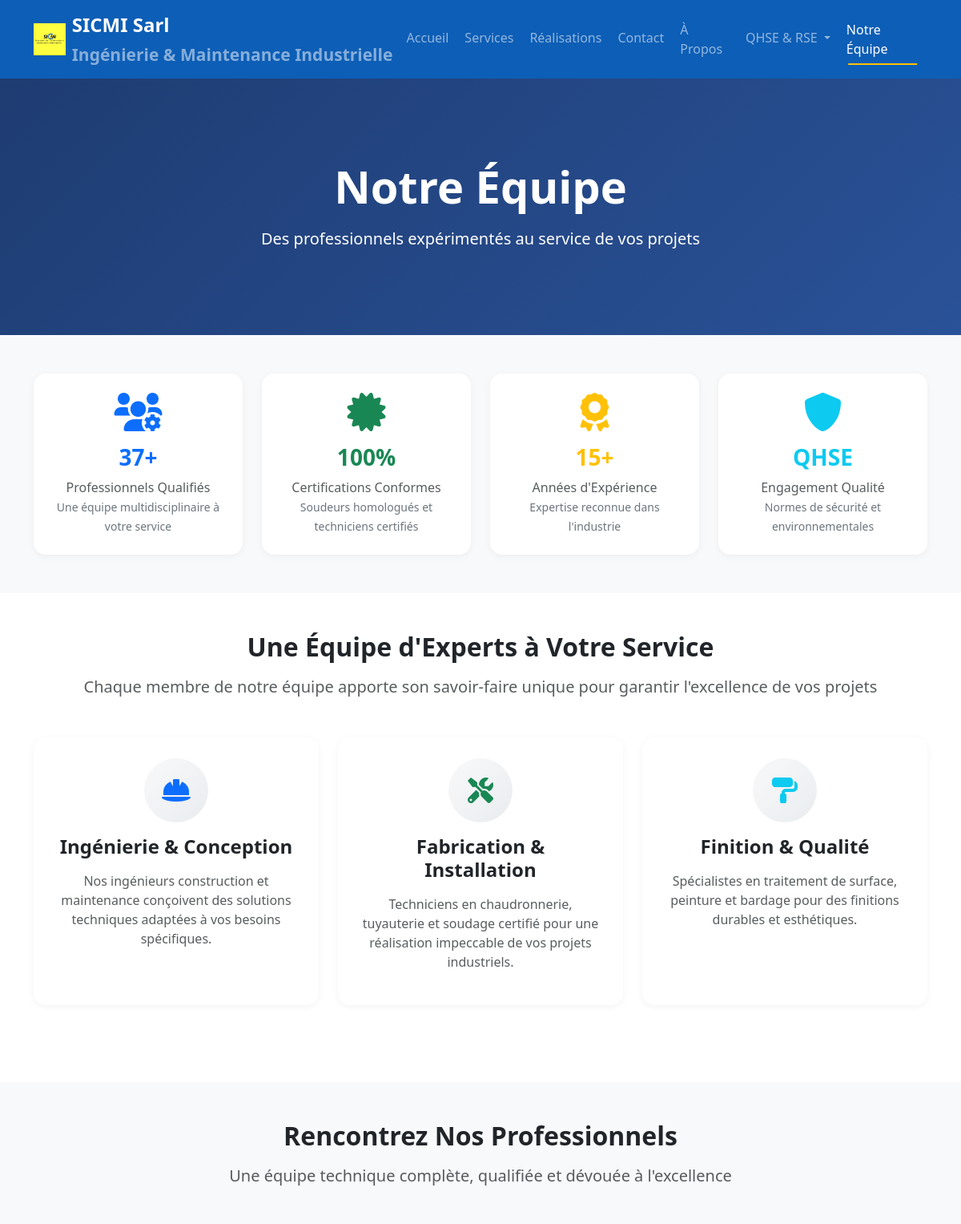
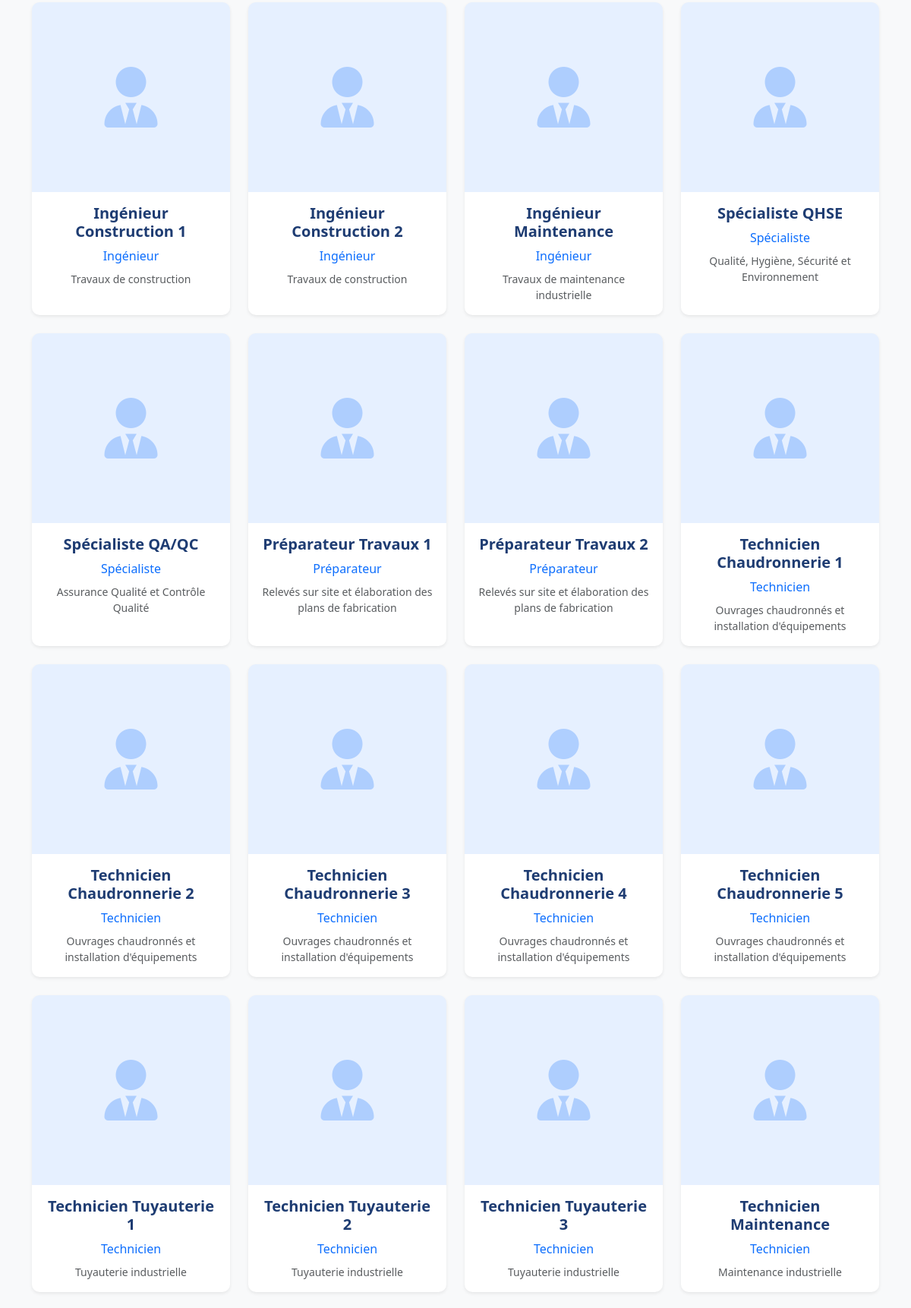
Page /equipe/ (upper part) on the committed database (2 pictures, top to bottom).
### sicmi_app/models.py (models this page shows, shortened)
class TeamMember(models.Model):
    name = models.CharField(max_length=100)
    position = models.CharField(max_length=100)
    specialization = models.CharField(max_length=200)
    image = models.ImageField(upload_to='team/', max_length=500, blank=True, null=True)
    order = models.IntegerField(default=0)
    class Meta:
        ordering = ['order', 'name']

### sicmi_app/views.py (the view)
# urls.py: path('equipe/', views.team, name='team'),
def team(request):
    team_members = TeamMember.objects.all()
    context = {
        'team_members': team_members,
    }
    return render(request, 'team.html', context)

### templates/team.html (shortened to what this page needs)
{% extends 'base.html' %}
{% load static %}
{% block content %}
<section class="hero-section position-relative text-white d-flex align-items-center" style="background: linear-gradient(135deg, #1e3c72 0%, #2a5298 100%); min-height: 40vh;">
    <div class="container text-center">
        <h1 class="display-4 fw-bold mb-3">Notre Équipe</h1>
        <p class="lead mb-0">
            Des professionnels expérimentés au service de vos projets
        </p>
    </div>
</section>
<section class="py-5 bg-light">
    <div class="container">
        <div class="row text-center g-4">
            <div class="col-lg-3 col-md-6">
                <div class="trust-card p-4">
                    <div class="trust-icon mb-3">
                        <i class="fas fa-users-cog fa-3x text-primary"></i>
                    </div>
                    <h3 class="fw-bold text-primary mb-2">37+</h3>
                    <p class="text-muted mb-0">Professionnels Qualifiés</p>
                    <small class="text-secondary">Une équipe multidisciplinaire à votre service</small>
                </div>
            </div>
            <div class="col-lg-3 col-md-6">
                <div class="trust-card p-4">
                    <div class="trust-icon mb-3">
                        <i class="fas fa-certificate fa-3x text-success"></i>
                    </div>
                    <h3 class="fw-bold text-success mb-2">100%</h3>
                    <p class="text-muted mb-0">Certifications Conformes</p>
                    <small class="text-secondary">Soudeurs homologués et techniciens certifiés</small>
                </div>
            </div>
            <div class="col-lg-3 col-md-6">
                <div class="trust-card p-4">
                    <div class="trust-icon mb-3">
                        <i class="fas fa-award fa-3x text-warning"></i>
                    </div>
                    <h3 class="fw-bold text-warning mb-2">15+</h3>
                    <p class="text-muted mb-0">Années d'Expérience</p>
                    <small class="text-secondary">Expertise reconnue dans l'industrie</small>
                </div>
            </div>
            <div class="col-lg-3 col-md-6">
                <div class="trust-card p-4">
                    <div class="trust-icon mb-3">
                        <i class="fas fa-shield-alt fa-3x text-info"></i>
                    </div>
                    <h3 class="fw-bold text-info mb-2">QHSE</h3>
                    <p class="text-muted mb-0">Engagement Qualité</p>
                    <small class="text-secondary">Normes de sécurité et environnementales</small>
                </div>
            </div>
        </div>
    </div>
</section>
<section class="py-5">
    <div class="container">
        <div class="text-center mb-5">
            <h2 class="fw-bold mb-3">Une Équipe d'Experts à Votre Service</h2>
            <p class="lead text-muted">Chaque membre de notre équipe apporte son savoir-faire unique pour garantir l'excellence de vos projets</p>
        </div>
        <div class="row g-4 mb-5">
            <div class="col-md-4">
                <div class="expertise-card text-center p-4 h-100">
                    <div class="icon-circle mb-3 mx-auto">
                        <i class="fas fa-hard-hat fa-2x text-primary"></i>
                    </div>
                    <h4 class="fw-bold mb-3">Ingénierie & Conception</h4>
                    <p class="text-muted">Nos ingénieurs construction et maintenance conçoivent des solutions techniques adaptées à vos besoins spécifiques.</p>
                </div>
            </div>
            <div class="col-md-4">
                <div class="expertise-card text-center p-4 h-100">
                    <div class="icon-circle mb-3 mx-auto">
                        <i class="fas fa-tools fa-2x text-success"></i>
                    </div>
                    <h4 class="fw-bold mb-3">Fabrication & Installation</h4>
                    <p class="text-muted">Techniciens en chaudronnerie, tuyauterie et soudage certifié pour une réalisation impeccable de vos projets industriels.</p>
                </div>
            </div>
            <div class="col-md-4">
                <div class="expertise-card text-center p-4 h-100">
                    <div class="icon-circle mb-3 mx-auto">
                        <i class="fas fa-paint-roller fa-2x text-info"></i>
                    </div>
                    <h4 class="fw-bold mb-3">Finition & Qualité</h4>
                    <p class="text-muted">Spécialistes en traitement de surface, peinture et bardage pour des finitions durables et esthétiques.</p>
                </div>
            </div>
        </div>
    </div>
</section>
<section class="py-5 bg-light">
    <div class="container">
        <div class="text-center mb-5">
            <h2 class="fw-bold mb-3">Rencontrez Nos Professionnels</h2>
            <p class="lead text-muted">Une équipe technique complète, qualifiée et dévouée à l'excellence</p>
        </div>
        {% if team_members %}
        <div class="row g-4">
            {% for member in team_members %}
            <div class="col-lg-3 col-md-4 col-sm-6">
                <div class="card h-100 border-0 shadow-sm team-member-card">
                    {% if member.image %}
                    <img src="{{ member.image.url }}" class="card-img-top" alt="{{ member.name }}" style="height: 250px; object-fit: cover;">
                    {% else %}
                    <div class="card-img-top bg-primary bg-opacity-10 d-flex align-items-center justify-content-center" style="height: 250px;">
                        <i class="fas fa-user-tie fa-5x text-primary opacity-25"></i>
                    </div>
                    {% endif %}
                    <div class="card-body text-center">
                        <h5 class="card-title fw-bold">{{ member.name }}</h5>
                        <p class="text-primary mb-2">{{ member.position }}</p>
                        <p class="text-muted small mb-0">{{ member.specialization }}</p>
                    </div>
                </div>
            </div>
            {% endfor %}
        </div>
        {% else %}
        <div class="text-center py-5">
            <i class="fas fa-users fa-4x text-muted mb-3"></i>
            <h3 class="text-muted">Aucun membre de l'équipe pour le moment</h3>
            <p class="text-muted">Les informations de l'équipe seront bientôt disponibles.</p>
        </div>
        {% endif %}
    </div>
</section>
{% endblock %}

### static/css/style.css (style rules this page uses)
:root { --primary-color: #0056b3; --secondary-color: #6c757d; --accent-color: #ffc107; --success-color: #28a745; --warning-color: #ffc107; --danger-color: #dc3545; --dark-color: #343a40; --light-color: #f8f9fa; }
.hero-section { background: linear-gradient(135deg, #f8f9fa 0%, #e9ecef 100%); padding: 80px 0; position: relative; overflow: hidden; }
@media (min-width: 992px) { .hero-section { padding-top: 120px; } }
.hero-section::before { content: ''; position: absolute; top: 0; left: 0; right: 0; bottom: 0; background: url('/static/images/pattern.png'); opacity: 0.1; }
.hero-section { min-height: 400px; display: flex; align-items: center; padding-top: 76px; }

### static/css/design-improvements.css (style rules this page uses)
:root { --gradient-primary: linear-gradient(135deg, #0056b3 0%, #003d82 100%); --gradient-secondary: linear-gradient(135deg, #667eea 0%, #764ba2 100%); --gradient-success: linear-gradient(135deg, #11998e 0%, #38ef7d 100%); --shadow-sm: 0 2px 8px rgba(0, 0, 0, 0.08); --shadow-md: 0 4px 16px rgba(0, 0, 0, 0.12); --shadow-lg: 0 8px 32px rgba(0, 0, 0, 0.16); --shadow-hover: 0 12px 40px rgba(0, 0, 0, 0.2); --transition-fast: 0.2s cubic-bezier(0.4, 0, 0.2, 1); --transition-normal: 0.3s cubic-bezier(0.4, 0, 0.2, 1); --transition-slow: 0.5s cubic-bezier(0.4, 0, 0.2, 1); }
html { scroll-behavior: smooth; }

### static/css/mobile-optimizations.css (style rules this page uses)
body { -webkit-font-smoothing: antialiased; -moz-osx-font-smoothing: grayscale; }

### templates/team.html (style rules this page uses)
.team-member-card { transition: all 0.3s ease; border-radius: 10px; overflow: hidden; }
.team-member-card .card-img-top { transition: transform 0.3s ease; }
.team-member-card .card-title { color: #1e3c72; }
.trust-card { background: white; border-radius: 15px; transition: all 0.3s ease; box-shadow: 0 2px 10px rgba(0,0,0,0.05); }
.trust-icon { transition: transform 0.3s ease; }
.expertise-card { background: white; border-radius: 15px; transition: all 0.3s ease; border: 2px solid transparent; box-shadow: 0 2px 10px rgba(0,0,0,0.05); }
.icon-circle { width: 80px; height: 80px; border-radius: 50%; background: linear-gradient(135deg, #f8f9fa 0%, #e9ecef 100%); display: flex; align-items: center; justify-content: center; transition: all 0.3s ease; }
.trust-icon i { animation: float 3s ease-in-out infinite; }
.trust-card:nth-child(1) .trust-icon i { animation-delay: 0s; }

### rows in the picture
TeamMember: name "Ingénieur Construction 1", position "Ingénieur", specialization "Travaux de construction"
TeamMember: name "Ingénieur Construction 2", position "Ingénieur", specialization "Travaux de construction"
TeamMember: name "Ingénieur Maintenance", position "Ingénieur", specialization "Travaux de maintenance industrielle"
TeamMember: name "Spécialiste QHSE", position "Spécialiste", specialization "Qualité, Hygiène, Sécurité et Environnement"
TeamMember: name "Spécialiste QA/QC", position "Spécialiste", specialization "Assurance Qualité et Contrôle Qualité"
TeamMember: name "Préparateur Travaux 1", position "Préparateur", specialization "Relevés sur site et élaboration des plans de fabrication"
TeamMember: name "Préparateur Travaux 2", position "Préparateur", specialization "Relevés sur site et élaboration des plans de fabrication"
TeamMember: name "Technicien Chaudronnerie 1", position "Technicien", specialization "Ouvrages chaudronnés et installation d'équipements"
TeamMember: name "Technicien Chaudronnerie 2", position "Technicien", specialization "Ouvrages chaudronnés et installation d'équipements"
TeamMember: name "Technicien Chaudronnerie 3", position "Technicien", specialization "Ouvrages chaudronnés et installation d'équipements"
TeamMember: name "Technicien Chaudronnerie 4", position "Technicien", specialization "Ouvrages chaudronnés et installation d'équipements"
TeamMember: name "Technicien Chaudronnerie 5", position "Technicien", specialization "Ouvrages chaudronnés et installation d'équipements"
TeamMember: name "Technicien Tuyauterie 1", position "Technicien", specialization "Tuyauterie industrielle"
TeamMember: name "Technicien Tuyauterie 2", position "Technicien", specialization "Tuyauterie industrielle"
TeamMember: name "Technicien Tuyauterie 3", position "Technicien", specialization "Tuyauterie industrielle"
TeamMember: name "Technicien Maintenance", position "Technicien", specialization "Maintenance industrielle"
